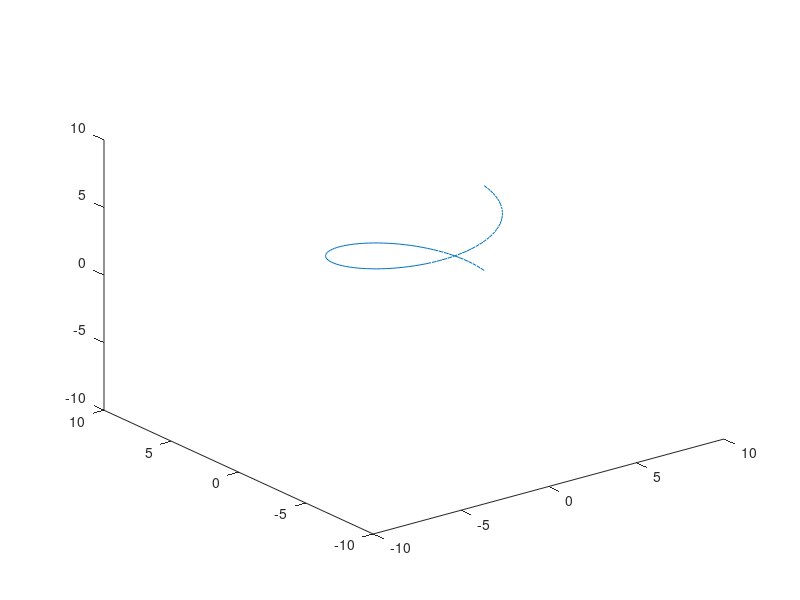

Here is the MATLAB script that generated this plot:
th = linspace(0,2*pi,100);
r = 4;
x = r .* cos(th);
y = r .* sin(th);
z = th;
plot3(x,y,z);
axis([-10 10 -10 10 -10 10]);